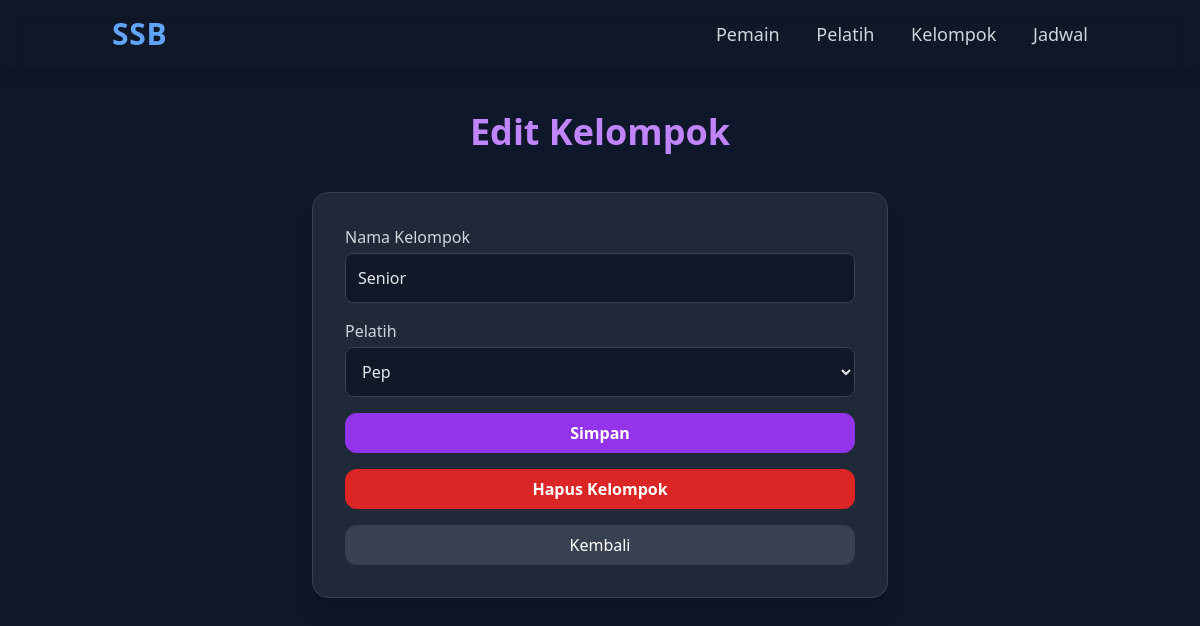
The app's page /groups/2/edit/, older data.
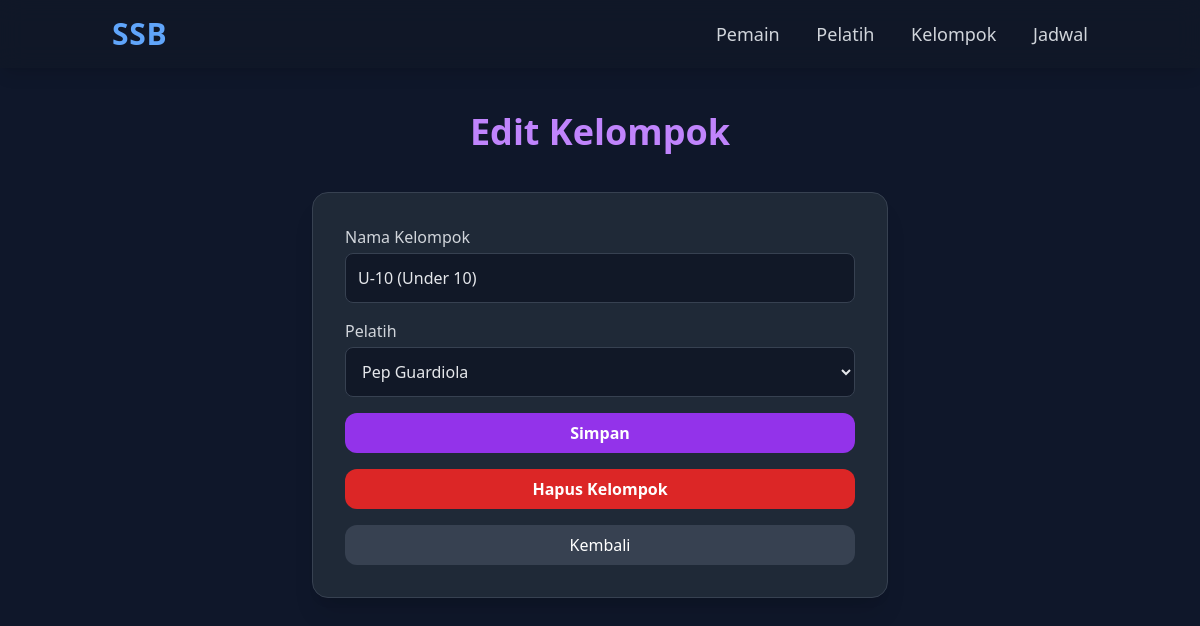
The same page, newer data.
### academy/models.py (models this page shows, shortened)
class Group(models.Model):
    name = models.CharField(max_length=50)
    coach = models.ForeignKey(Coach, on_delete=models.SET_NULL, null=True)

class Coach(models.Model):
    name = models.CharField(max_length=100)
    license_level = models.CharField(max_length=50, blank=True)
    phone = models.CharField(max_length=20, blank=True)
    photo = models.ImageField(upload_to='coaches/', blank=True)

### academy/views.py (the view)
# urls.py: path('groups/<int:pk>/edit/', views.group_edit, name='group_edit'),
def group_edit(request, pk):
    group = get_object_or_404(Group, pk=pk)
    coaches = Coach.objects.all()
    if request.method == 'POST':
        group.name = request.POST['name']
        group.coach_id = request.POST['coach']
        group.save()
        return redirect('group_detail', pk=pk)
    return render(request, 'academy/group_form.html', {
        'group': group,
        'coaches': coaches,
        'title': 'Edit Kelompok'
    })

### academy/templates/academy/group_form.html (shortened to what this page needs)
{% extends "academy/base.html" %}
{% load static %}
{% block content %}
<h1 class="text-4xl font-bold text-purple-400 mb-10 text-center">{{ title }}</h1>
<div class="max-w-xl mx-auto bg-gray-800 p-8 rounded-2xl shadow-xl border border-gray-700">
    <form method="post">
        <label class="text-gray-300 font-medium">Nama Kelompok</label>
        <input type="text" name="name"
               class="w-full bg-gray-900 border border-gray-700 rounded-lg p-3 text-gray-200 mt-1 mb-4"
               value="{{ group.name|default:'' }}">
        <label class="text-gray-300 font-medium">Pelatih</label>
        <select name="coach"
                class="w-full bg-gray-900 border border-gray-700 rounded-lg p-3 text-gray-200 mt-1 mb-4">
            {% for c in coaches %}
                <option value="{{ c.id }}"
                    {% if group and group.coach_id == c.id %}selected{% endif %}>
                    {{ c.name }}
                </option>
            {% endfor %}
        </select>
        <button type="submit"
                class="w-full bg-purple-600 hover:bg-purple-500 text-white font-semibold py-2 px-4 rounded-xl">
            Simpan
        </button>
    </form>
    {% if group %}
    <form action="/groups/{{ group.id }}/delete/" method="post"
          onsubmit="return confirm('Yakin ingin menghapus kelompok ini?');">
        <button type="submit"
                class="w-full mt-4 bg-red-600 hover:bg-red-500 text-white font-semibold py-2 px-4 rounded-xl">
            Hapus Kelompok
        </button>
    </form>
    {% endif %}
    <a href="/groups/"
       class="block text-center mt-4 bg-gray-700 hover:bg-gray-600 text-white py-2 px-4 rounded-xl">
        Kembali
    </a>
</div>
{% endblock %}

Row changes from the older to the newer data that the page shows:
changed Group: name "Senior" → "U-10 (Under 10)"; coach "Pep" → "Pep Guardiola"
